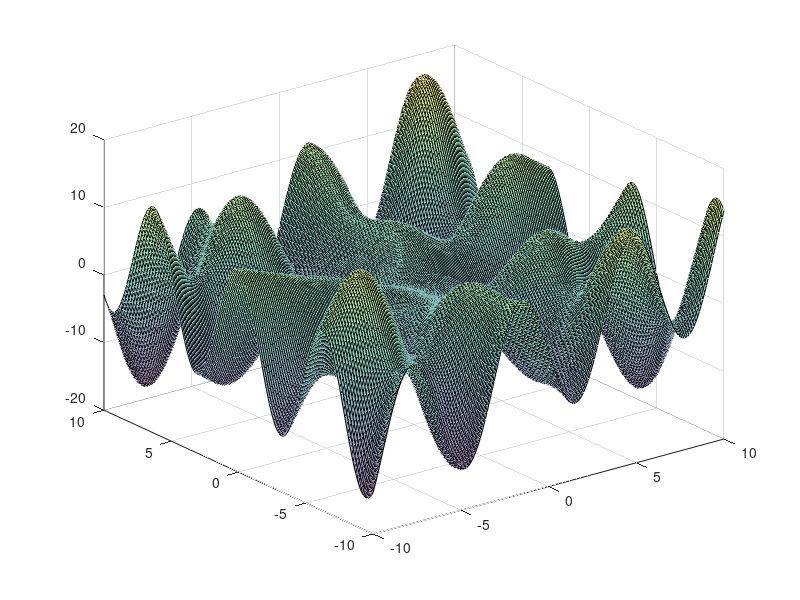

The MATLAB source for this figure: (Note: this script raises an error after producing the figure.)
clear; close all; clc;
[X,Y] = meshgrid(-10:.1:10);
Z = Y.*sin(X) - X.*cos(Y);

surf(X,Y,Z,'FaceAlpha',0.5)
hold on;

num_points = 30;

% X_sampled = 20*rand(num_points) - 10;
% Y_sampled = 20*rand(num_points) - 10;
% Z_noisy = Y_sampled.*sin(X_sampled) - X_sampled.*cos(Y_sampled) + rand(num_points) - 0.5;

load X_sampled.dat
load Y_sampled.dat
load Z_noisy.dat

scatter3(X_sampled(:),Y_sampled(:),Z_noisy(:), 'filled')

sigma = 3.5;
noise_std = 0.2;
signal_std = 6.2;
myrbf = rbf('sigma', sigma, 'sigma_n', noise_std, 'sigma_f', signal_std);

mygp = gaussian_process('kernel', myrbf, 'target', Z_noisy(:), 'reference', [X_sampled(:),Y_sampled(:)]);
mygp.set_data(201, -10, 10, -10, 10);

tic;
x = mygp.optimize('sigma', 'sigma_f', 'sigma_n');
toc;

mygp.plot;

%% Matlab comparison
sigma0 = 0.2;
kparams0 = [3.5, 6.2];
tic;
gprMdl = fitrgp([X_sampled(:),Y_sampled(:)],Z_noisy(:),'KernelFunction','squaredexponential',...
     'FitMethod','exact','KernelParameters',kparams0,'Sigma',sigma0);
toc;
 
zpred = predict(gprMdl, [X(:),Y(:)]);
figure
surf(X, Y, reshape(zpred,201,[]));

% data = [X_sampled(:),Y_sampled(:),Z_noisy(:)];
% save('data2d_gp.dat', 'data', '-ascii')

% save('X_sampled.dat', 'X_sampled', '-ascii')
% save('Y_sampled.dat', 'Y_sampled', '-ascii')
% save('Z_noisy.dat', 'Z_noisy', '-ascii')

